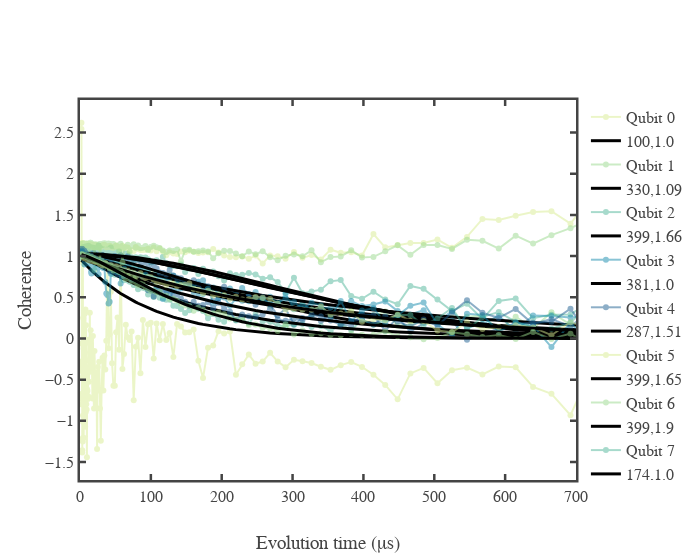

Notebook cell for this chart:
### Markdown cell above
# Plot to see T2_Hahn among qubits

### Code cell
fig4 = go.Figure()
for i in range(expt_data['pop_t1'].shape[0]):
  fig4.add_scatter(x=expt_data['xval']*1e6,y=norm_X32_data[i,:]/np.sqrt(expt_data['pop_t1'])[i,:],name=f'Qubit {i}',
                  mode="lines+markers",opacity=0.5)
  fig4.add_scatter(x=expt_data['xval']*1e6,y=fit_curves_X32[:,i],name=f'{int(param_X32[0,i]*1e6)},'+f'{round(param_X32[1,i],2)}',mode="lines",line=dict(width=3,color='black'),opacity=1)

fig4.update_layout(template=fig_template, width = 700,
                  xaxis = dict(title='Evolution time (\N{greek small letter mu}s)',range=[0,700]),
                  yaxis = dict(title='Coherence'),
                 )

### Figure 1 — Plotly figure (JSON) as saved in the notebook; plotly's stock layout.template omitted (floating-point values rounded to 4 significant figures; data arrays with more than 128 entries replaced by an {"elided": "..."} marker saying what was removed)
{"data": [{"mode": "lines+markers", "name": "Qubit 0", "opacity": 0.5, "type": "scatter", "x": {"elided": "150 float values"}, "y": {"elided": "150 float values"}}, {"line": {"color": "black", "width": 3}, "mode": "lines", "name": "100,1.0", "opacity": 1, "type": "scatter", "x": {"elided": "150 float values"}, "y": {"elided": "150 float values"}}, {"mode": "lines+markers", "name": "Qubit 1", "opacity": 0.5, "type": "scatter", "x": {"elided": "150 float values"}, "y": {"elided": "150 float values"}}, {"line": {"color": "black", "width": 3}, "mode": "lines", "name": "330,1.09", "opacity": 1, "type": "scatter", "x": {"elided": "150 float values"}, "y": {"elided": "150 float values"}}, {"mode": "lines+markers", "name": "Qubit 2", "opacity": 0.5, "type": "scatter", "x": {"elided": "150 float values"}, "y": {"elided": "150 float values"}}, {"line": {"color": "black", "width": 3}, "mode": "lines", "name": "399,1.66", "opacity": 1, "type": "scatter", "x": {"elided": "150 float values"}, "y": {"elided": "150 float values"}}, {"mode": "lines+markers", "name": "Qubit 3", "opacity": 0.5, "type": "scatter", "x": {"elided": "150 float values"}, "y": {"elided": "150 float values"}}, {"line": {"color": "black", "width": 3}, "mode": "lines", "name": "381,1.0", "opacity": 1, "type": "scatter", "x": {"elided": "150 float values"}, "y": {"elided": "150 float values"}}, {"mode": "lines+markers", "name": "Qubit 4", "opacity": 0.5, "type": "scatter", "x": {"elided": "150 float values"}, "y": {"elided": "150 float values"}}, {"line": {"color": "black", "width": 3}, "mode": "lines", "name": "287,1.51", "opacity": 1, "type": "scatter", "x": {"elided": "150 float values"}, "y": {"elided": "150 float values"}}, {"mode": "lines+markers", "name": "Qubit 5", "opacity": 0.5, "type": "scatter", "x": {"elided": "150 float values"}, "y": {"elided": "150 float values"}}, {"line": {"color": "black", "width": 3}, "mode": "lines", "name": "399,1.65", "opacity": 1, "type": "scatter", "x": {"elided": "150 float values"}, "y": {"elided": "150 float values"}}, {"mode": "lines+markers", "name": "Qubit 6", "opacity": 0.5, "type": "scatter", "x": {"elided": "150 float values"}, "y": {"elided": "150 float values"}}, {"line": {"color": "black", "width": 3}, "mode": "lines", "name": "399,1.9", "opacity": 1, "type": "scatter", "x": {"elided": "150 float values"}, "y": {"elided": "150 float values"}}, {"mode": "lines+markers", "name": "Qubit 7", "opacity": 0.5, "type": "scatter", "x": {"elided": "150 float values"}, "y": {"elided": "150 float values"}}, {"line": {"color": "black", "width": 3}, "mode": "lines", "name": "174,1.0", "opacity": 1, "type": "scatter", "x": {"elided": "150 float values"}, "y": {"elided": "150 float values"}}, {"mode": "lines+markers", "name": "Qubit 8", "opacity": 0.5, "type": "scatter", "x": {"elided": "150 float values"}, "y": {"elided": "150 float values"}}, {"line": {"color": "black", "width": 3}, "mode": "lines", "name": "304,1.0", "opacity": 1, "type": "scatter", "x": {"elided": "150 float values"}, "y": {"elided": "150 float values"}}, {"mode": "lines+markers", "name": "Qubit 9", "opacity": 0.5, "type": "scatter", "x": {"elided": "150 float values"}, "y": {"elided": "150 float values"}}, {"line": {"color": "black", "width": 3}, "mode": "lines", "name": "223,1.0", "opacity": 1, "type": "scatter", "x": {"elided": "150 float values"}, "y": {"elided": "150 float values"}}, {"mode": "lines+markers", "name": "Qubit 10", "opacity": 0.5, "type": "scatter", "x": {"elided": "150 float values"}, "y": {"elided": "150 float values"}}, {"line": {"color": "black", "width": 3}, "mode": "lines", "name": "305,1.01", "opacity": 1, "type": "scatter", "x": {"elided": "150 float values"}, "y": {"elided": "150 float values"}}, {"mode": "lines+markers", "name": "Qubit 11", "opacity": 0.5, "type": "scatter", "x": {"elided": "150 float values"}, "y": {"elided": "150 float values"}}, {"line": {"color": "black", "width": 3}, "mode": "lines", "name": "160,1.34", "opacity": 1, "type": "scatter", "x": {"elided": "150 float values"}, "y": {"elided": "150 float values"}}], "layout": {"width": 700, "xaxis": {"range": [0, 700], "title": {"text": "Evolution time (μs)"}}, "yaxis": {"title": {"text": "Coherence"}}}}
